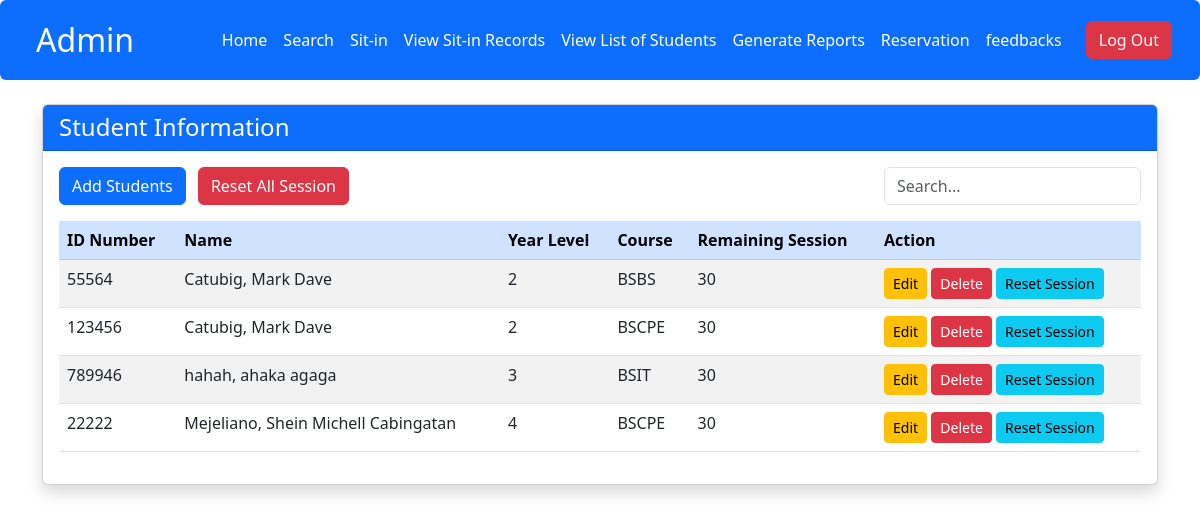
The app's page /admin/student_information.php, older data.
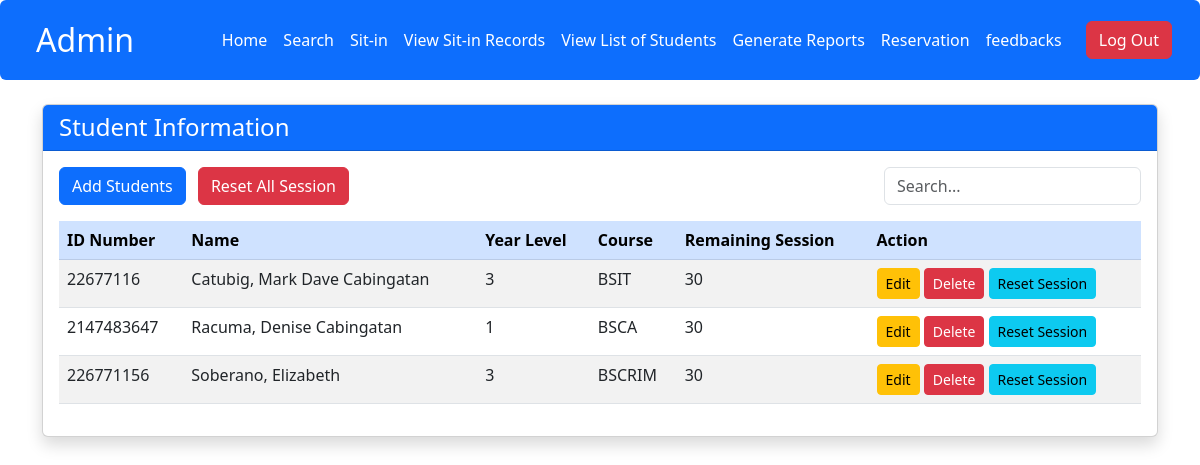
The same page, newer data.
### tables this page shows
CREATE TABLE `user` (
  `id` int(11) NOT NULL,
  `lname` varchar(50) DEFAULT NULL,
  `fname` varchar(50) DEFAULT NULL,
  `MName` varchar(50) DEFAULT NULL,
  `Course` varchar(50) DEFAULT NULL,
  `Level` varchar(10) DEFAULT NULL,
  `username` varchar(50) DEFAULT NULL,
  `password` varchar(255) NOT NULL,
  `image` varchar(255) DEFAULT NULL,
  `email` varchar(100) NOT NULL,
  `address` varchar(255) DEFAULT NULL,
  `role` enum('admin','user') NOT NULL DEFAULT 'user',
  `remaining_session` int(11) NOT NULL DEFAULT 30
);

### admin/student_information.php (the view, shortened to what this page needs)
<?php
include('db.php');
include('admin_navbar.php');
?>
<!DOCTYPE html>
<html lang="en">
<head>
    <link rel="stylesheet" href="https://cdn.jsdelivr.net/npm/bootstrap@5.3.0/dist/css/bootstrap.min.css">
</head>
<body>
    <div class="container mt-4">
        <div class="card shadow">
            <div class="card-header bg-primary text-white">
                <h4 class="mb-0">Student Information</h4>
            </div>
            <div class="card-body">
                <div class="d-flex justify-content-between mb-3">
                    <div>
                        <a href="add_student.php" class="btn btn-primary me-2">Add Students</a>
                        <button class="btn btn-danger" onclick="confirmResetSessions()">Reset All Session</button>
                    </div>
                    <div>
                        <input type="text" class="form-control" placeholder="Search...">
                    </div>
                </div>
                <div class="table-responsive">
                    <table class="table table-striped table-hover">
                        <thead class="table-primary">
                            <tr>
                                <th>ID Number</th>
                                <th>Name</th>
                                <th>Year Level</th>
                                <th>Course</th>
                                <th>Remaining Session</th>
                                <th>Action</th>
                            </tr>
                        </thead>
                        <tbody>
                            <?php
                               $query = "SELECT id, lname, fname, MName, Level, Course, remaining_session
                                      FROM user WHERE role = 'user' ORDER BY lname ASC";
                            $result = mysqli_query($con, $query);
                            if (!$result) {
                                echo "<tr><td colspan='6' class='text-center text-danger'>Error fetching data: " . mysqli_error($con) . "</td></tr>";
                            } else if (mysqli_num_rows($result) > 0) {
                                while ($row = mysqli_fetch_assoc($result)) {
                                    $sessionClass = '';
                                    $remaining = intval($row['remaining_session']);
                                    echo "<tr>
                                            <td>{$row['id']}</td>
                                            <td>{$row['lname']}, {$row['fname']} {$row['MName']}</td>
                                            <td>{$row['Level']}</td>
                                            <td>{$row['Course']}</td>
                                            <td class='{$sessionClass}'>{$remaining}</td>
                                            <td>
                                                <a href='edit_student.php?id={$row['id']}' class='btn btn-warning btn-sm'>Edit</a>
                                                <button class='btn btn-danger btn-sm' onclick='confirmDelete({$row['id']})'>Delete</button>
                                                <button class='btn btn-info btn-sm' onclick='confirmResetSingleStudent({$row['id']})'>Reset Session</button>
                                            </td>
                                        </tr>";
                                }
                            } else {
                                echo "<tr><td colspan='6' class='text-center'>No students found</td></tr>";
                            }
                            ?>
                        </tbody>
                    </table>
                </div>
            </div>
        </div>
    </div>
</body>
</html>

Row changes from the older to the newer data that the page shows:
removed user: id "55564", lname "Catubig", fname "Mark", MName "Dave", Level "2", Course "BSBS", remaining_session "30"
removed user: id "123456", lname "Catubig", fname "Mark", MName "Dave", Level "2", Course "BSCPE", remaining_session "30"
removed user: id "789946", lname "hahah", fname "ahaka", MName "agaga", Level "3", Course "BSIT", remaining_session "30"
removed user: id "22222", lname "Mejeliano", fname "Shein Michell", MName "Cabingatan", Level "4", Course "BSCPE", remaining_session "30"
added user: id "22677116", lname "Catubig", fname "Mark Dave", MName "Cabingatan", Level "3", Course "BSIT", remaining_session "30"
added user: id "2147483647", lname "Racuma", fname "Denise", MName "Cabingatan", Level "1", Course "BSCA", remaining_session "30"
added user: id "226771156", lname "Soberano", fname "Elizabeth", Level "3", Course "BSCRIM", remaining_session "30"
